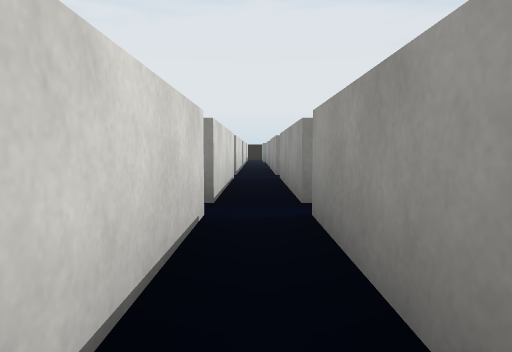
view 1 (above)

13 first-person views from a walk through a scene from a Unity 3-D project. The camera is 0.62 m above the floor, tilts 4° down and sees 70° across. The floor is counted in squares, 1 m on a side. Each view is taken from the middle of a square. On the plan, view 1 faces up. The plan holds only what a view shows up to about 10 squares ahead; the rest is blank. The place goes on beyond the plan. Some surface patterns are stand-ins.

view 2
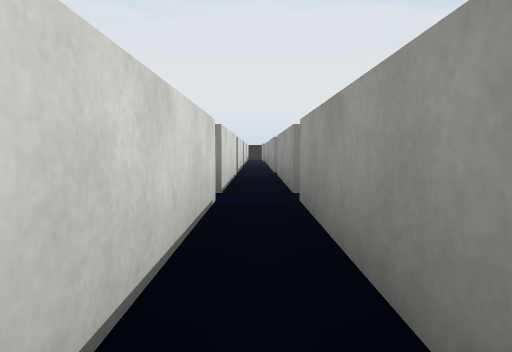

view 3
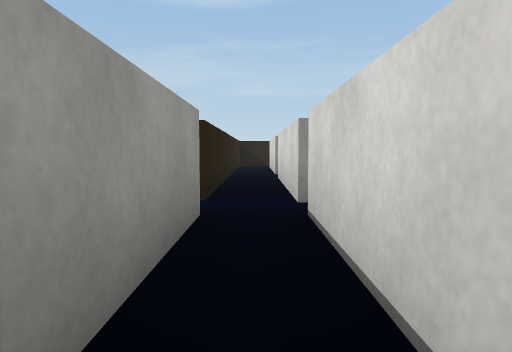

view 4
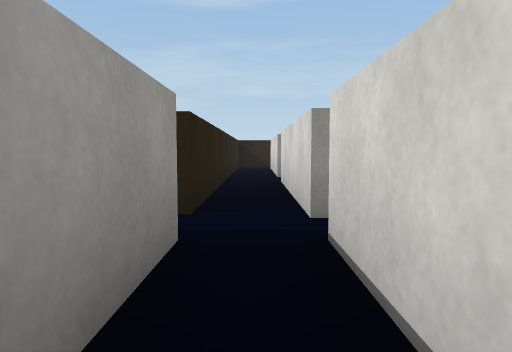

view 5
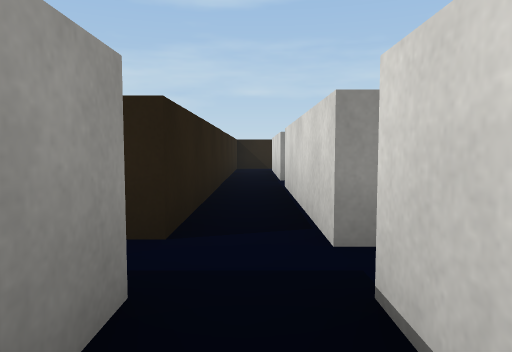

view 6
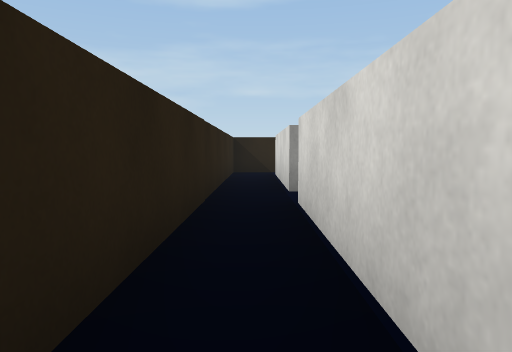

view 7
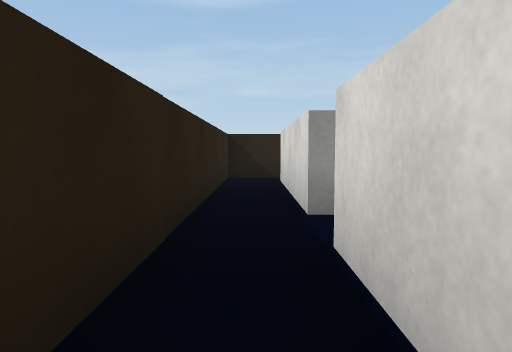

view 8
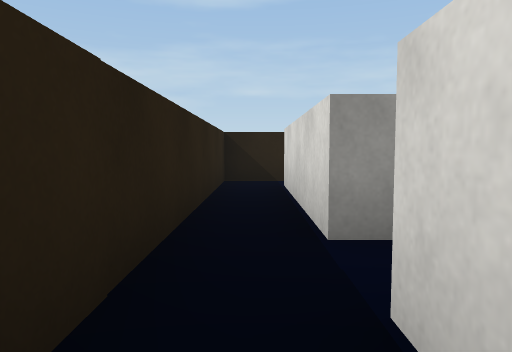

view 9
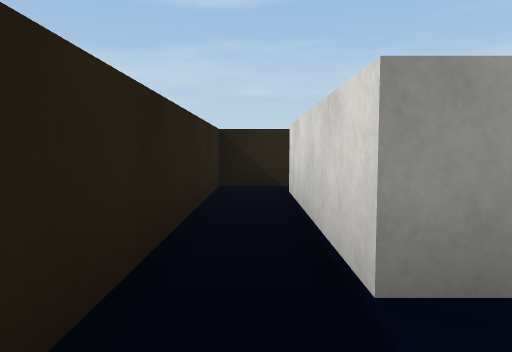

view 10
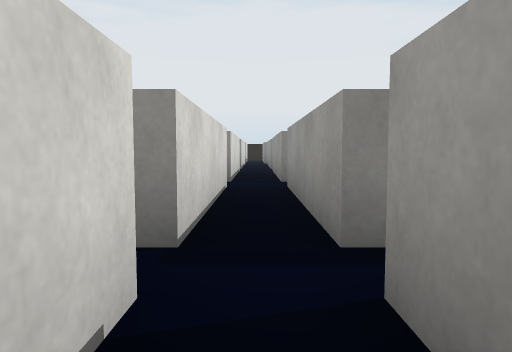

view 11
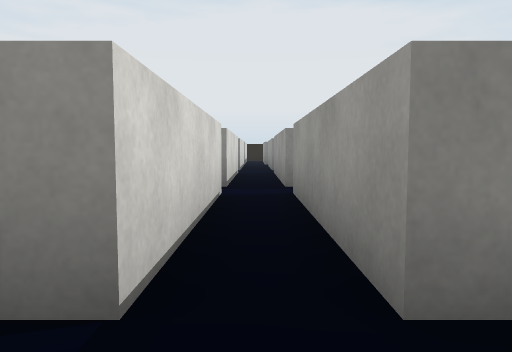

view 12
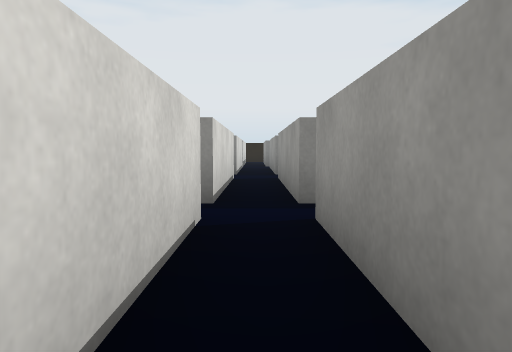

view 13
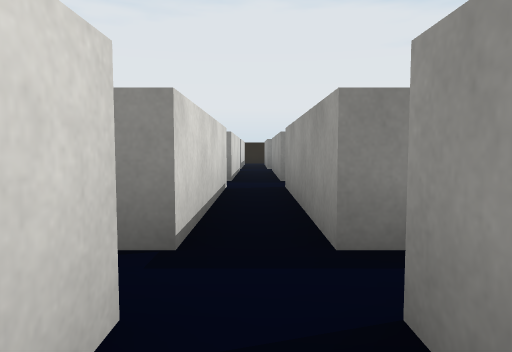

### Floor plan
Points are (right, up) in squares from view 1. A wall is a line through its corners. A room is listed if a view was taken in it or the views show most of it. See-through windows are left out.
Room 1 (views 1, 3, 4, 5, 10, 11)
walls: (-0.5, 4.3) (-1, 4.3); (-0.5, 3.5) (-0.5, -0.5); (0.5, -0.5) (0.5, 3.5)
ways out: opening at (0, 0) to room 2; opening at (0, 5) to room 3; opening at (1, 4)
Room 2 (views 2, 6, 7, 8, 9)
walls: (-0.5, -1.2) (-0.5, -5.4); (0.5, -5.5) (0.5, -1.5)
ways out: opening at (0, 0) to room 1; opening at (0, -5); opening at (1, -1)
Room 3 (views 12, 13)
walls: (0.5, 9.2) (0.5, 13.2); (-0.5, 13.2) (-0.5, 9.2); (-0.5, 8.4) (-0.5, 4.3); (0.5, 4.3) (0.5, 8.4)
ways out: opening at (0, 5) to room 1; opening at (1, 14)

Positions as (right, up) in squares from view 1, and headings:
1: (0, 0), facing up
2: (0, -1), facing up
3: (0, 3), facing down
4: (0, 2), facing down
5: (0, 1), facing down
6: (0, -1), facing down
7: (0, -3), facing down
8: (0, -4), facing down
9: (0, -5), facing down
10: (0, 2), facing up
11: (0, 3), facing up
12: (0, 5), facing up
13: (0, 7), facing up
